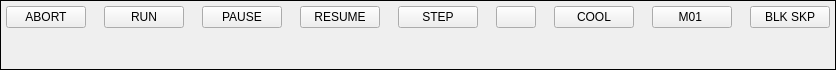
        <widget class="QFrame" name="gridFrame">
         <property name="maximumSize">
          <size>
           <width>16777215</width>
           <height>70</height>
          </size>
         </property>
         <property name="styleSheet">
          <string notr="true">ActionButton {
min-height: 50px;
min-width: 50px;
font: 14pt &quot;DejaVu Sans&quot;;
}

background-color: rgb(186, 189, 182)</string>
         </property>
         <property name="frameShape">
          <enum>QFrame::Box</enum>
         </property>
         <layout class="QGridLayout" name="gridLayout">
          <property name="leftMargin">
           <number>5</number>
          </property>
          <property name="topMargin">
           <number>5</number>
          </property>
          <property name="rightMargin">
           <number>5</number>
          </property>
          <property name="bottomMargin">
           <number>5</number>
          </property>
          <property name="horizontalSpacing">
           <number>18</number>
          </property>
          <item row="0" column="0">
           <widget class="ActionButton" name="abort">
            <property name="text">
             <string>ABORT</string>
            </property>
            <property name="actionName" stdset="0">
             <string>program.abort</string>
            </property>
           </widget>
          </item>
          <item row="0" column="1">
           <widget class="ActionButton" name="run">
            <property name="text">
             <string>RUN</string>
            </property>
            <property name="checkable">
             <bool>false</bool>
            </property>
            <property name="actionName" stdset="0">
             <string>program.run</string>
            </property>
           </widget>
          </item>
          <item row="0" column="9">
           <widget class="ActionButton" name="optional_stop">
            <property name="styleSheet">
             <string notr="true"/>
            </property>
            <property name="text">
             <string>M01 </string>
            </property>
            <property name="rules" stdset="0">
             <string>[{&quot;channels&quot;: [{&quot;url&quot;: &quot;status:optional_stop&quot;, &quot;trigger&quot;: true}], &quot;property&quot;: &quot;Style Sheet&quot;, &quot;expression&quot;: &quot;\&quot;background-color:rgb(138, 226, 52)\&quot; if ch[0] else ''&quot;, &quot;name&quot;: &quot;New Rule&quot;}]</string>
            </property>
            <property name="actionName" stdset="0">
             <string>program.optional-stop.toggle</string>
            </property>
           </widget>
          </item>
          <item row="0" column="6">
           <widget class="ActionButton" name="step">
            <property name="text">
             <string>STEP</string>
            </property>
            <property name="actionName" stdset="0">
             <string>program.step</string>
            </property>
           </widget>
          </item>
          <item row="0" column="3">
           <widget class="ActionButton" name="pause">
            <property name="text">
             <string>PAUSE</string>
            </property>
            <property name="actionName" stdset="0">
             <string>program.pause</string>
            </property>
           </widget>
          </item>
          <item row="0" column="4">
           <widget class="ActionButton" name="resume">
            <property name="text">
             <string>RESUME</string>
            </property>
            <property name="actionName" stdset="0">
             <string>program.resume</string>
            </property>
           </widget>
          </item>
          <item row="0" column="10">
           <widget class="ActionButton" name="Block_delete">
            <property name="text">
             <string>BLK SKP</string>
            </property>
            <property name="autoDefault">
             <bool>false</bool>
            </property>
            <property name="rules" stdset="0">
             <string>[{&quot;channels&quot;: [{&quot;url&quot;: &quot;status:block_delete&quot;, &quot;trigger&quot;: true}], &quot;property&quot;: &quot;Style Sheet&quot;, &quot;expression&quot;: &quot;\&quot;background-color:rgb(138, 226, 52)\&quot; if ch[0] else ''&quot;, &quot;name&quot;: &quot;New Rule&quot;}]</string>
            </property>
            <property name="actionName" stdset="0">
             <string>program.block-delete.toggle</string>
            </property>
           </widget>
          </item>
          <item row="0" column="8">
           <widget class="ActionButton" name="floodtoggle">
            <property name="text">
             <string>COOL</string>
            </property>
            <property name="rules" stdset="0">
             <string>[{&quot;channels&quot;: [{&quot;url&quot;: &quot;status:flood&quot;, &quot;trigger&quot;: true}], &quot;property&quot;: &quot;Style Sheet&quot;, &quot;expression&quot;: &quot;\&quot;background-color:rgb(138, 226, 52)\&quot; if ch[0]&lt;&gt;0 else ''&quot;, &quot;name&quot;: &quot;backround color&quot;}]</string>
            </property>
            <property name="actionName" stdset="0">
             <string>coolant_actions.flood.toggle</string>
            </property>
           </widget>
          </item>
          <item row="1" column="8">
           <spacer name="verticalSpacer_2">
            <property name="orientation">
             <enum>Qt::Vertical</enum>
            </property>
            <property name="sizeHint" stdset="0">
             <size>
              <width>20</width>
              <height>40</height>
             </size>
            </property>
           </spacer>
          </item>
          <item row="0" column="7">
           <widget class="ActionButton" name="actionbutton">
            <property name="actionName" stdset="0">
             <string>program.run.line=&lt;toolOffsetLabel&gt;</string>
            </property>
           </widget>
          </item>
         </layout>
        </widget>
